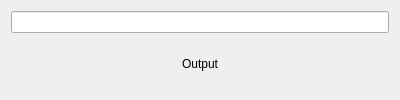
<?xml version="1.0" encoding="UTF-8"?>
<ui version="4.0">
 <class>TestTextInput</class>
 <widget class="QWidget" name="TestTextInput">
  <property name="geometry">
   <rect>
    <x>0</x>
    <y>0</y>
    <width>400</width>
    <height>100</height>
   </rect>
  </property>
  <property name="windowTitle">
   <string>Form</string>
  </property>
  <layout class="QVBoxLayout" name="verticalLayout">
   <item>
    <widget class="QLineEdit" name="lineEdit"/>
   </item>
   <item>
    <widget class="QLabel" name="label">
     <property name="text">
      <string>Output</string>
     </property>
     <property name="alignment">
      <set>Qt::AlignCenter</set>
     </property>
     <property name="textInteractionFlags">
      <set>Qt::NoTextInteraction</set>
     </property>
    </widget>
   </item>
  </layout>
 </widget>
 <resources/>
 <connections/>
</ui>
